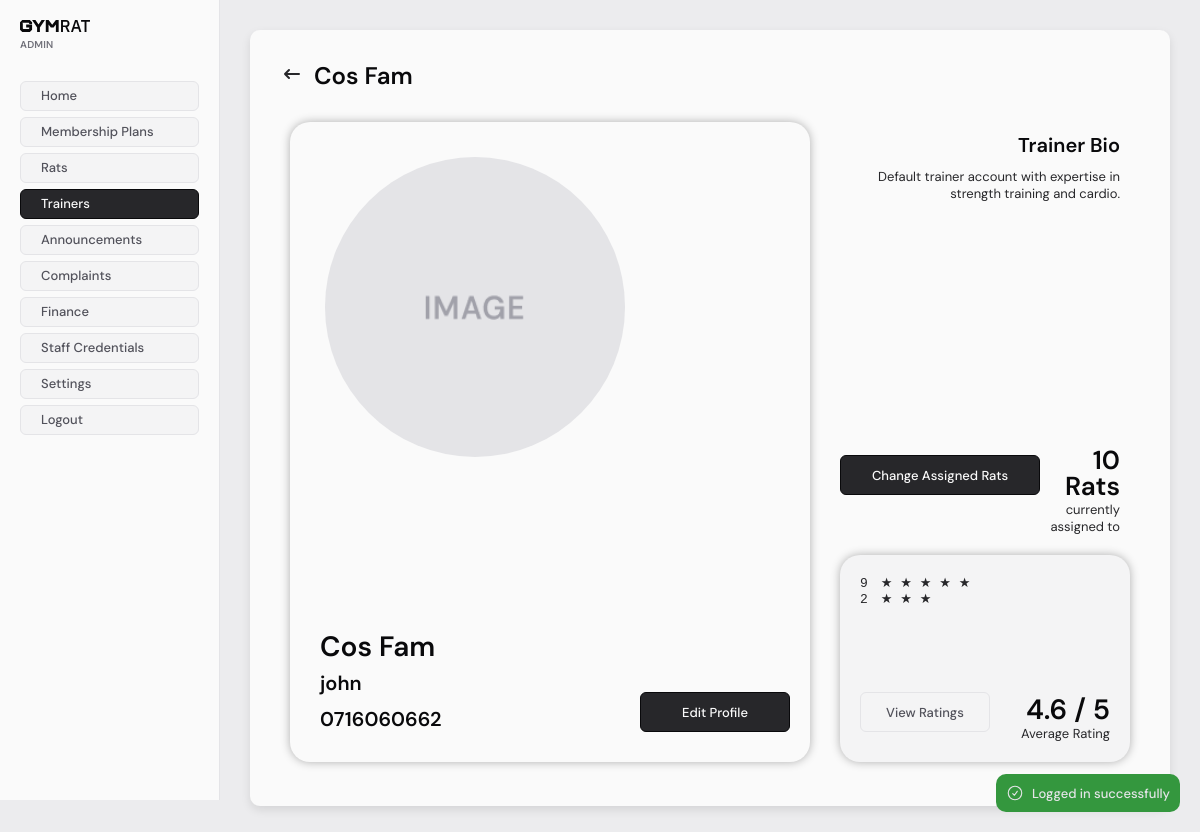
The page /staff/admin/trainers/view/index.php?id=1 (signed in) on the database its author committed.
### tables this page shows
CREATE TABLE `trainers` (
  `id` int NOT NULL,
  `fname` varchar(255) NOT NULL,
  `lname` varchar(255) NOT NULL,
  `username` varchar(255) NOT NULL,
  `password` varchar(255) NOT NULL,
  `avatar` varchar(100) DEFAULT NULL,
  `bio` text NOT NULL,
  `phone` varchar(20) NOT NULL
);

### src/db/Database.php (called while the page is built, shortened)
<?php
class Database
{
    private static null|Database $instance = null;
    private $CONFIG = [
        "host" => "gymrat_db",
        "username" => "root",
        "password" => "123456",
        "dbname" => "gymrat",
    ];
    private function __construct()
    {
        try {
            $tz = (new DateTime('now', new DateTimeZone('Asia/Colombo')))->format('P');
            $this->conn = new PDO(
                "mysql:host=" . $this->CONFIG['host'] . ";dbname=" . $this->CONFIG['dbname'],
                $this->CONFIG['username'],
                $this->CONFIG['password'],
                [
                    \PDO::ATTR_ERRMODE => \PDO::ERRMODE_EXCEPTION,
                    \PDO::MYSQL_ATTR_INIT_COMMAND => "SET time_zone='$tz'"
                ]
            );
        } catch (PDOException  $e) {
            die("database connection failed: " . $e->getMessage());
        }
    }
    public static function get_conn()
    {
        if (!self::$instance) {
            self::$instance = new Database();
        }
        return self::$instance->conn;
    }
}

### src/db/models/Trainer.php (called while the page is built, shortened)
<?php
require_once __DIR__ . "/../Model.php";
class Trainer extends Model
{
    protected $table = "trainers";
    public int $id = 0;
    public function fill(array $data)
    {
        $this->id = isset($data['id']) ? (int) $data['id'] : 0;
        $this->fname = $data['fname'] ?? "";
        $this->lname = $data['lname'] ?? "";
        $this->username = $data['username'] ?? "";
        $this->bio = $data['bio'] ?? "";
        $this->phone = $data['phone'] ?? "";
    }
    public function get_by_id()
    {
        $sql = "SELECT * FROM $this->table WHERE id = :id";
        $stmt = $this->conn->prepare($sql);
        $stmt->execute(['id' => $this->id]);
        $data = $stmt->fetch();
        if ($data) {
            return true;
        }
        return false;
    }
}

### src/db/Model.php (called while the page is built, shortened)
<?php
require_once __DIR__ . "/Database.php";
abstract class Model
{
    public function __construct()
    {
        $this->conn = Database::get_conn();
    }
}

### src/db/models/Customer.php (called while the page is built, shortened)
<?php
require_once __DIR__ . "/../Model.php";
class Customer extends Model
{
    protected $table = "customers";
    public function count_customers_by_trainer(int $trainer_id): int
    {
        $sql = "SELECT COUNT(*) AS customer_count FROM $this->table WHERE trainer = :trainer_id";
        $stmt = $this->conn->prepare($sql);
        $stmt->execute(['trainer_id' => $trainer_id]);
        $data = $stmt->fetch();
        return $data['customer_count'] ?? 0;
    }
}

### src/db/models/TrainerRating.php (called while the page is built, shortened)
<?php
require_once __DIR__ . "/../Model.php";
class TrainerRating extends Model
{
    protected $table = "trainer_ratings";
    public function fill(array $data)
    {
        $this->rating = $data['rating'] ?? 0;
    }
    public function get_all_of_trainer(int $trainer_id): array
    {
        $sql = "SELECT * FROM $this->table WHERE trainer_id = :trainer_id ORDER BY created_at DESC";
        $stmt = $this->conn->prepare($sql);
        $stmt->execute([
            'trainer_id' => $trainer_id
        ]);
        $items = $stmt->fetchAll();
        return array_map(function ($item) {
            $rating = new TrainerRating();
            $rating->fill($item);
            return $rating;
        }, $items);
    }
}

### src/staff/admin/trainers/view/index.php (the view, shortened to what this page needs)
<?php
require_once "../../../../alerts/functions.php";
require_once "../../../../db/models/Trainer.php";
require_once "../../../../db/models/Customer.php";
require_once "../../../../db/models/TrainerRating.php";
$trainer = new Trainer();
try {
    $trainer->id = $id;
    $trainer->get_by_id();
} catch (Exception $e) {
    redirect_with_error_alert("Failed to fetch trainer: " . $e->getMessage(), "/staff/admin");
    exit;
}
$trainer_ratings = null;
$trainerRatingModel = new TrainerRating();
try {
    $trainer_ratings = $trainerRatingModel->get_all_of_trainer($trainer->id);
} catch (Exception $e) {
    $_SESSION['error'] = "Failed to fetch trainer ratings: " . $e->getMessage();
}
$customers_assigned = null;
$customerModel = new Customer();
try {
    $customers_assigned = $customerModel->count_customers_by_trainer($trainer->id);
} catch (Exception $e) {
    $_SESSION['error'] = "Failed to fetch customers assigned: " . $e->getMessage();
}
$rating_counts = [
    1 => 0,
    2 => 0,
    3 => 0,
    4 => 0,
    5 => 0,
];
$total_rating = 0;
$totalReviews = count($trainer_ratings);
foreach ($trainer_ratings as $rating) {
    $stars = $rating->rating;
    if (isset($rating_counts[$stars])) {
        $rating_counts[$stars]++;
    } else {
        $rating_counts[$stars] = 1;
    }
    $total_rating += $stars;
}
$average_rating = $totalReviews > 0 ? $total_rating / $totalReviews : 0;
$menuBarConfig = [
    "title" => $trainer->fname . " " . $trainer->lname,
    "showBack" => true,
    "goBackTo" => "/staff/admin/trainers/index.php",
];
require_once "../../../includes/header.php";
require_once "../../../includes/sidebar.php";
?>
<main>
    <div class="staff-base-container">
        <?php require_once "../../../includes/menubar.php"; ?>
        <div style="margin: 20px; display: grid; grid-template-columns: 1fr 1fr; gap: 30px;">
            <div class="trainer-view-profile">
                <div style="grid-row: 1; grid-column: 1; align-self: start; justify-self: start; text-align: left; padding: 15px;">
                <?php if (!empty($trainer->avatar)): ?>
                    <img src="../../../../uploads/<?= $trainer->avatar ?>" alt="Trainer Avatar"  class="trainer-view-avatar">
                <?php else: ?>
                    <img src="../../../../uploads/default-images/infoCardDefault.png" alt="Default Avatar" class="trainer-view-avatar">
                <?php endif; ?>
                </div>
                <div style="grid-row: 2; grid-column: 1; align-self: end; justify-self: start; text-align: left;">
                    <h1 style="margin: 10px; font-size: 28px;"><?= $trainer->fname . " " . $trainer->lname ?></h1>
                    <h1 style="margin: 10px;"><?= $trainer->username ?></h1>
                    <h1 style="margin: 10px;"><?= $trainer->phone ?></h1>
                </div>
                <div style="grid-row: 2; grid-column: 2; align-self: end; justify-self: end; text-align: right;">
                    <a href="/staff/admin/trainers/profile/index.php?id=<?= $trainer->id ?>" style="margin: 10px 0px; width: 150px; height: 40px;"
                    class="staff-button secondary">Edit Profile</a>
                </div>
            </div>
            <div class="trainer-view-menu">
                <div style="display: grid; grid-template-rows: 2fr 1fr;">
                    <div style="grid-row: 1; align-self: start; justify-self: end; text-align: right;">
                        <h1 style="margin: 10px;">Trainer Bio</h1>
                        <p style="margin: 10px;"><?= $trainer->bio ?></p>
                    </div>
                    <div style="grid-row: 2; align-self: end; justify-self: end; text-align: right;
                    display: grid; grid-template-rows: 1fr ; grid-template-columns: 1fr 1fr; width: 100%;">
                        <div style="grid-row: 1; grid-column: 2; align-self: end; justify-self: end; text-align: right; width: 100%; height: 100%;">
                            <h1 style="margin: 2px 10px; font-size: 26px;">
                                <?= ($customers_assigned === 1) ?
                                    $customers_assigned . " Rat" :
                                    (($customers_assigned) ? $customers_assigned . " Rats" : "0 Rats")
                                ?>
                            </h1>
                            <p style="margin: 0 10px;">currently assigned to</p>
                        </div>
                        <div style="grid-row: 1; grid-column: 1; align-self: start; justify-self: end; text-align: left; width: 100%; height: 100%;">
                            <a href="/staff/admin/trainers/assignments/index.php?id=<?= $trainer->id ?>" style="margin: 10px 0px; width: 200px; height: 40px;"
                                class="staff-button secondary">
                                Change Assigned Rats
                            </a>
                        </div>
                    </div>
                </div>
                <div class="trainer-view-ratings">
                    <div style="grid-row: 2; grid-column: 2; align-self: end; justify-self: end; text-align: right;">
                        <h1 style="margin: 2px 0; font-size: 28px;"><?= number_format($average_rating, 1) ?> / 5</h1>
                        <p>Average Rating</p>
                    </div>
                    <div style="grid-row: 1; grid-column: 1; align-self: start; justify-self: start; text-align: left;">
                        <?php if ($rating_counts[5] > 0): ?>
                            <p style="font-family: Courier;"><?= $rating_counts[5] ?>&emsp;★ ★ ★ ★ ★ </p>
                        <?php endif; ?>
                        <?php if ($rating_counts[3] > 0): ?>
                            <p style="font-family: Courier;"><?= $rating_counts[3] ?>&emsp;★ ★ ★  </p>
                        <?php endif; ?>
                    </div>
                    <div style="grid-row: 2; grid-column: 1; align-self: end; justify-self: start; text-align: left;">
                        <a href="/staff/admin/trainers/ratings/index.php?id=<?= $trainer->id ?>" style="margin: 10px 0px; width: 130px; height: 40px;"
                            class="staff-button primary">
                            View Ratings
                        </a>
                    </div>
                </div>
            </div>
        </div>
    </div>
</main>
<?php require_once "../../../includes/footer.php"; ?>

### src/staff/includes/menubar.php (shortened to what this page needs)
<?php
$title = "MenuBar";
$showBack = false;
$goBackTo = null;
if (isset($menuBarConfig)) {
    if (isset($menuBarConfig['title'])) {
        $title = $menuBarConfig['title'];
    }
    if (isset($menuBarConfig['showBack'])) {
        $showBack = $menuBarConfig['showBack'];
    }
    if (isset($menuBarConfig['goBackTo'])) {
        $goBackTo = $menuBarConfig['goBackTo'];
    }
}
?>
<div class="menu-bar">
    <div style="display: flex; align-items: center;">
        <?php if ($showBack && $goBackTo): ?>
            <a href="/staff/includes/menubar_goback.php?goBackTo=<?= $goBackTo ?>" class="menu-bar-back">
                <svg class="w-6 h-6 text-gray-800 dark:text-white" aria-hidden="true" xmlns="http://www.w3.org/2000/svg" width="24" height="24" fill="none" viewBox="0 0 24 24">
                    <path stroke="currentColor" stroke-linecap="round" stroke-linejoin="round" stroke-width="2" d="M5 12h14M5 12l4-4m-4 4 4 4"/>
                </svg>
            </a>
        <?php endif; ?>
        <h1 class="alt"><?= $title ?></h1>
    </div>
</div>

### src/staff/styles/globals.css (style rules this page uses)
* { margin: 0; padding: 0; box-sizing: border-box; font-family: "DM Sans", sans-serif; font-optical-sizing: auto; }
:root { --color-zinc-50: #fafafa; --color-zinc-100: #f4f4f5; --color-zinc-150: #ececee; --color-zinc-200: #e4e4e7; --color-zinc-300: #d4d4d8; --color-zinc-400: #a1a1aa; --color-zinc-500: #71717a; --color-zinc-600: #52525b; --color-zinc-700: #3f3f46; --color-zinc-800: #27272a; --color-zinc-900: #18181b; --color-zinc-950: #09090b; --color-red: #d53a3a; --color-red-light: #f05050; --color-red-light-faded: #F0505040; --color-green: #34973e; --color-green-light: #42b34d; --color-green-light-faded: #42b34d40; font-size: 13px; }
body { background-color: var(--color-zinc-150); color: var(--color-zinc-800); display: flex; }
main { padding: 20px; display: flex; min-height: 100vh; flex: 1; }
a { color: inherit; text-decoration: none; }

### src/staff/styles/components.css (style rules this page uses)
h1 { font-size: 20px; line-height: 26px; font-weight: 600; color: var(--color-zinc-950); }
h1.alt { font-size: 24px; line-height: 32px; }
.staff-base-container { background-color: var(--color-zinc-50); margin: 10px; padding: 20px; border-radius: 10px; width: 99% !important; box-shadow: 0 4px 10px rgba(0, 0, 0, 0.1); min-height: 98%; }
.staff-button { height: 30px; padding: 0 20px; font-weight: 500; border-radius: 6px; margin-bottom: 6px; display: flex; align-items: center; justify-content: center; text-align: center; cursor: pointer; transition: background-color 0.6s; }
.staff-button.primary { color: var(--color-zinc-600); background-color: var(--color-zinc-100); border: 1px solid var(--color-zinc-200); }
.staff-button.secondary { background-color: var(--color-zinc-800); color: var(--color-zinc-50); border: 1px solid var(--color-zinc-950); }

### src/staff/admin/admin.css (style rules this page uses)
.trainer-view-profile { width: 100%; height: 80vh; box-sizing: border-box; border-radius: 20px; background-color: var(--color-zinc-50); padding: 20px; box-shadow: 0px 0px 10px rgba(0, 0, 0, 0.3); display: grid; grid-template-rows: 1fr 1fr; grid-template-columns: 1fr 1fr; }
.trainer-view-avatar { width: 300px; height: 300px; border-radius: 100%; }
.trainer-view-menu { display: grid; grid-template-columns: 1fr; grid-template-rows: 2fr 1fr; width: 100%; height: 80vh; gap: 20px; }
.trainer-view-ratings { border-radius: 20px; background-color: var(--color-zinc-100); padding: 20px; box-shadow: 0px 0px 10px rgba(0, 0, 0, 0.3); display: grid; grid-template-rows: 1fr 1fr; grid-template-columns: 1fr 1fr; }

### src/staff/includes/menubar.php (style rules this page uses)
.menu-bar { display: flex; align-items: center; margin: 10px 10px 30px 10px; justify-content: space-between; }
.menu-bar-back { border: none; background-color: transparent; }
.menu-bar h1 { margin-left: 10px; }

### rows shown on the page
trainers: title "Cos Fam", fname "Cos", lname "Fam", username "john", phone "0716060662", bio "Default trainer account with expertise in strength training and cardio."

### other values the page prints
$success_alert "Logged in successfully"
$title "ADMIN"
$link['text'] "Home"
$link['text'] "Membership Plans"
$link['text'] "Rats"
$link['text'] "Trainers"
$link['text'] "Announcements"
$link['text'] "Complaints"
$link['text'] "Finance"
$link['text'] "Staff Credentials"
$link['text'] "Settings"
$customers_assigned "10"
$average_rating "4.6"
$rating_counts[5] "9"
$rating_counts[3] "2"
